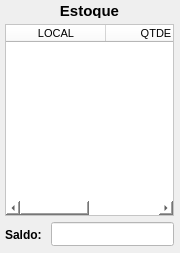
              <widget class="QWidget" name="widget_Cor6" native="true">
               <property name="minimumSize">
                <size>
                 <width>180</width>
                 <height>0</height>
                </size>
               </property>
               <property name="maximumSize">
                <size>
                 <width>180</width>
                 <height>16777215</height>
                </size>
               </property>
               <property name="styleSheet">
                <string notr="true"/>
               </property>
               <layout class="QVBoxLayout" name="verticalLayout_8">
                <property name="spacing">
                 <number>6</number>
                </property>
                <property name="leftMargin">
                 <number>5</number>
                </property>
                <property name="topMargin">
                 <number>3</number>
                </property>
                <property name="rightMargin">
                 <number>6</number>
                </property>
                <property name="bottomMargin">
                 <number>6</number>
                </property>
                <item>
                 <widget class="QLabel" name="label_9">
                  <property name="minimumSize">
                   <size>
                    <width>0</width>
                    <height>15</height>
                   </size>
                  </property>
                  <property name="maximumSize">
                   <size>
                    <width>16777215</width>
                    <height>15</height>
                   </size>
                  </property>
                  <property name="font">
                   <font>
                    <pointsize>11</pointsize>
                    <weight>75</weight>
                    <bold>true</bold>
                   </font>
                  </property>
                  <property name="text">
                   <string>Estoque</string>
                  </property>
                  <property name="alignment">
                   <set>Qt::AlignCenter</set>
                  </property>
                 </widget>
                </item>
                <item>
                 <widget class="QTableWidget" name="table_Estoque">
                  <property name="sizePolicy">
                   <sizepolicy hsizetype="Preferred" vsizetype="Preferred">
                    <horstretch>0</horstretch>
                    <verstretch>0</verstretch>
                   </sizepolicy>
                  </property>
                  <property name="font">
                   <font>
                    <pointsize>8</pointsize>
                   </font>
                  </property>
                  <property name="styleSheet">
                   <string notr="true">background-color: rgb(255, 255, 255);</string>
                  </property>
                  <column>
                   <property name="text">
                    <string>LOCAL</string>
                   </property>
                  </column>
                  <column>
                   <property name="text">
                    <string>QTDE</string>
                   </property>
                  </column>
                 </widget>
                </item>
                <item>
                 <widget class="QWidget" name="widget_16" native="true">
                  <property name="minimumSize">
                   <size>
                    <width>0</width>
                    <height>25</height>
                   </size>
                  </property>
                  <property name="maximumSize">
                   <size>
                    <width>16777215</width>
                    <height>25</height>
                   </size>
                  </property>
                  <layout class="QHBoxLayout" name="horizontalLayout_9">
                   <property name="spacing">
                    <number>6</number>
                   </property>
                   <property name="leftMargin">
                    <number>0</number>
                   </property>
                   <property name="topMargin">
                    <number>0</number>
                   </property>
                   <property name="rightMargin">
                    <number>0</number>
                   </property>
                   <property name="bottomMargin">
                    <number>0</number>
                   </property>
                   <item>
                    <widget class="QLabel" name="label_5">
                     <property name="minimumSize">
                      <size>
                       <width>40</width>
                       <height>0</height>
                      </size>
                     </property>
                     <property name="maximumSize">
                      <size>
                       <width>40</width>
                       <height>16777215</height>
                      </size>
                     </property>
                     <property name="font">
                      <font>
                       <pointsize>9</pointsize>
                       <weight>75</weight>
                       <bold>true</bold>
                      </font>
                     </property>
                     <property name="text">
                      <string>Saldo:</string>
                     </property>
                    </widget>
                   </item>
                   <item>
                    <widget class="QLineEdit" name="line_Saldo_Total">
                     <property name="sizePolicy">
                      <sizepolicy hsizetype="Preferred" vsizetype="Preferred">
                       <horstretch>0</horstretch>
                       <verstretch>0</verstretch>
                      </sizepolicy>
                     </property>
                     <property name="minimumSize">
                      <size>
                       <width>0</width>
                       <height>24</height>
                      </size>
                     </property>
                     <property name="maximumSize">
                      <size>
                       <width>16777215</width>
                       <height>24</height>
                      </size>
                     </property>
                     <property name="font">
                      <font>
                       <pointsize>9</pointsize>
                      </font>
                     </property>
                     <property name="cursor">
                      <cursorShape>IBeamCursor</cursorShape>
                     </property>
                     <property name="styleSheet">
                      <string notr="true">background-color: rgb(255, 255, 255);</string>
                     </property>
                     <property name="inputMask">
                      <string/>
                     </property>
                     <property name="text">
                      <string/>
                     </property>
                     <property name="frame">
                      <bool>true</bool>
                     </property>
                     <property name="echoMode">
                      <enum>QLineEdit::Normal</enum>
                     </property>
                     <property name="alignment">
                      <set>Qt::AlignCenter</set>
                     </property>
                    </widget>
                   </item>
                  </layout>
                 </widget>
                </item>
               </layout>
              </widget>
